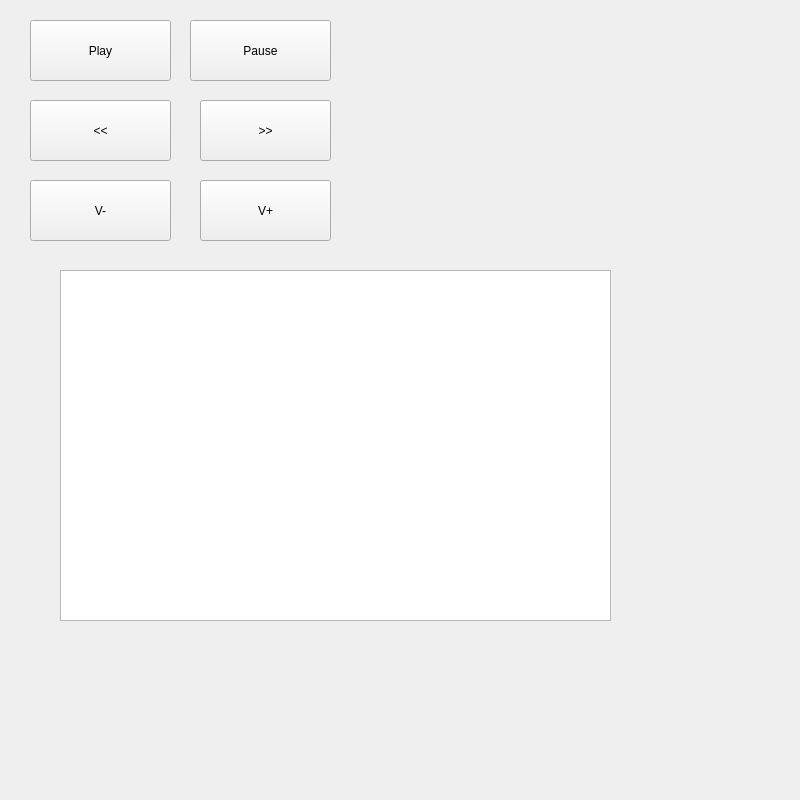
<?xml version="1.0" encoding="UTF-8"?>
<ui version="4.0">
 <class>Widget</class>
 <widget class="QWidget" name="Widget">
  <property name="geometry">
   <rect>
    <x>0</x>
    <y>0</y>
    <width>800</width>
    <height>800</height>
   </rect>
  </property>
  <property name="windowTitle">
   <string>Widget</string>
  </property>
  <widget class="QPlainTextEdit" name="plainTextEdit_2">
   <property name="geometry">
    <rect>
     <x>60</x>
     <y>270</y>
     <width>551</width>
     <height>351</height>
    </rect>
   </property>
  </widget>
  <widget class="QPushButton" name="pushButton_Play">
   <property name="geometry">
    <rect>
     <x>30</x>
     <y>20</y>
     <width>141</width>
     <height>61</height>
    </rect>
   </property>
   <property name="text">
    <string>Play</string>
   </property>
  </widget>
  <widget class="QPushButton" name="pushButton_Pause">
   <property name="geometry">
    <rect>
     <x>190</x>
     <y>20</y>
     <width>141</width>
     <height>61</height>
    </rect>
   </property>
   <property name="text">
    <string>Pause</string>
   </property>
  </widget>
  <widget class="QPushButton" name="pushButton_Bw">
   <property name="geometry">
    <rect>
     <x>30</x>
     <y>100</y>
     <width>141</width>
     <height>61</height>
    </rect>
   </property>
   <property name="text">
    <string>&lt;&lt;</string>
   </property>
  </widget>
  <widget class="QPushButton" name="pushButton_Fw">
   <property name="geometry">
    <rect>
     <x>200</x>
     <y>100</y>
     <width>131</width>
     <height>61</height>
    </rect>
   </property>
   <property name="text">
    <string>&gt;&gt;</string>
   </property>
  </widget>
  <widget class="QPushButton" name="pushButton_Vdown">
   <property name="geometry">
    <rect>
     <x>30</x>
     <y>180</y>
     <width>141</width>
     <height>61</height>
    </rect>
   </property>
   <property name="text">
    <string>V-</string>
   </property>
  </widget>
  <widget class="QPushButton" name="pushButton_Vup">
   <property name="geometry">
    <rect>
     <x>200</x>
     <y>180</y>
     <width>131</width>
     <height>61</height>
    </rect>
   </property>
   <property name="text">
    <string>V+</string>
   </property>
  </widget>
 </widget>
 <layoutdefault spacing="6" margin="11"/>
 <resources/>
 <connections/>
</ui>
